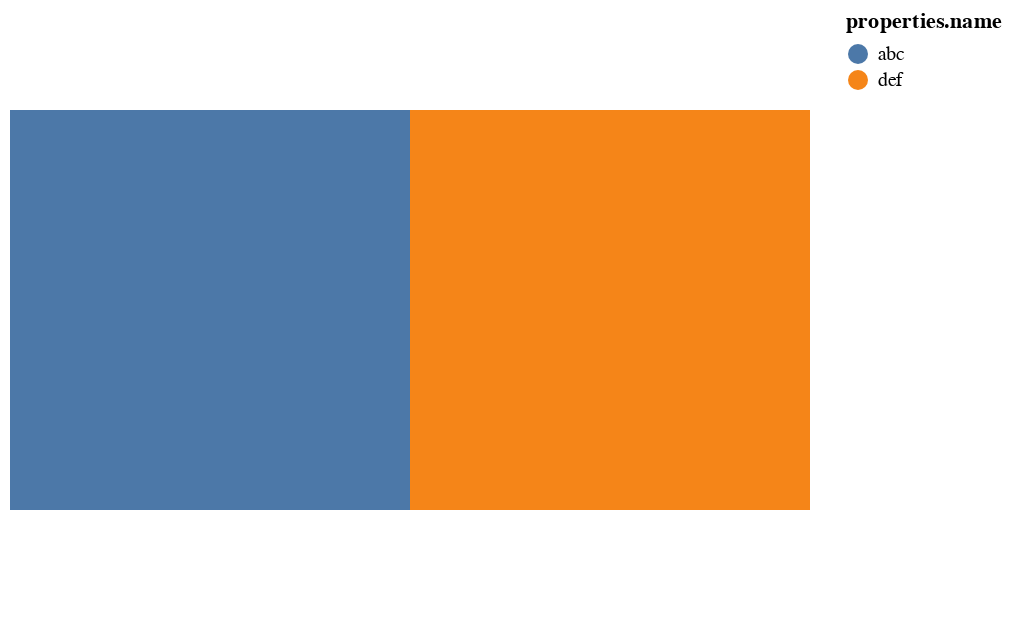

Write notebook code for a chart like this one.
### Code cell
# inline geojson data object
data_geojson = alt.InlineData(values=var_geojson, format=alt.DataFormat(property='features',type='json')) 

# chart object
alt.Chart(data_geojson).mark_geoshape(
).encode(
    color="properties.name:N"
).properties(
    projection={'type': 'identity', 'reflectY': True}
)

### Figure 1 — Vega-Lite specification as saved in the notebook (floating-point values rounded to 4 significant figures)
{"$schema": "https://vega.github.io/schema/vega-lite/v3.4.0.json", "config": {"mark": {"tooltip": null}, "view": {"height": 300, "width": 400}}, "data": {"format": {"property": "features", "type": "json"}, "name": "data-a72faca7d66bcc716687d07d710f4daa"}, "datasets": {"data-a72faca7d66bcc716687d07d710f4daa": {"features": [{"geometry": {"coordinates": [[[0, 0], [1, 0], [1, 1], [0, 1], [0, 0]]], "type": "Polygon"}, "properties": {"name": "abc"}, "type": "Feature"}, {"geometry": {"coordinates": [[[1, 0], [2, 0], [2, 1], [1, 1], [1, 0]]], "type": "Polygon"}, "properties": {"name": "def"}, "type": "Feature"}], "type": "FeatureCollection"}}, "encoding": {"color": {"field": "properties.name", "type": "nominal"}}, "mark": "geoshape", "projection": {"reflectY": true, "type": "identity"}}
